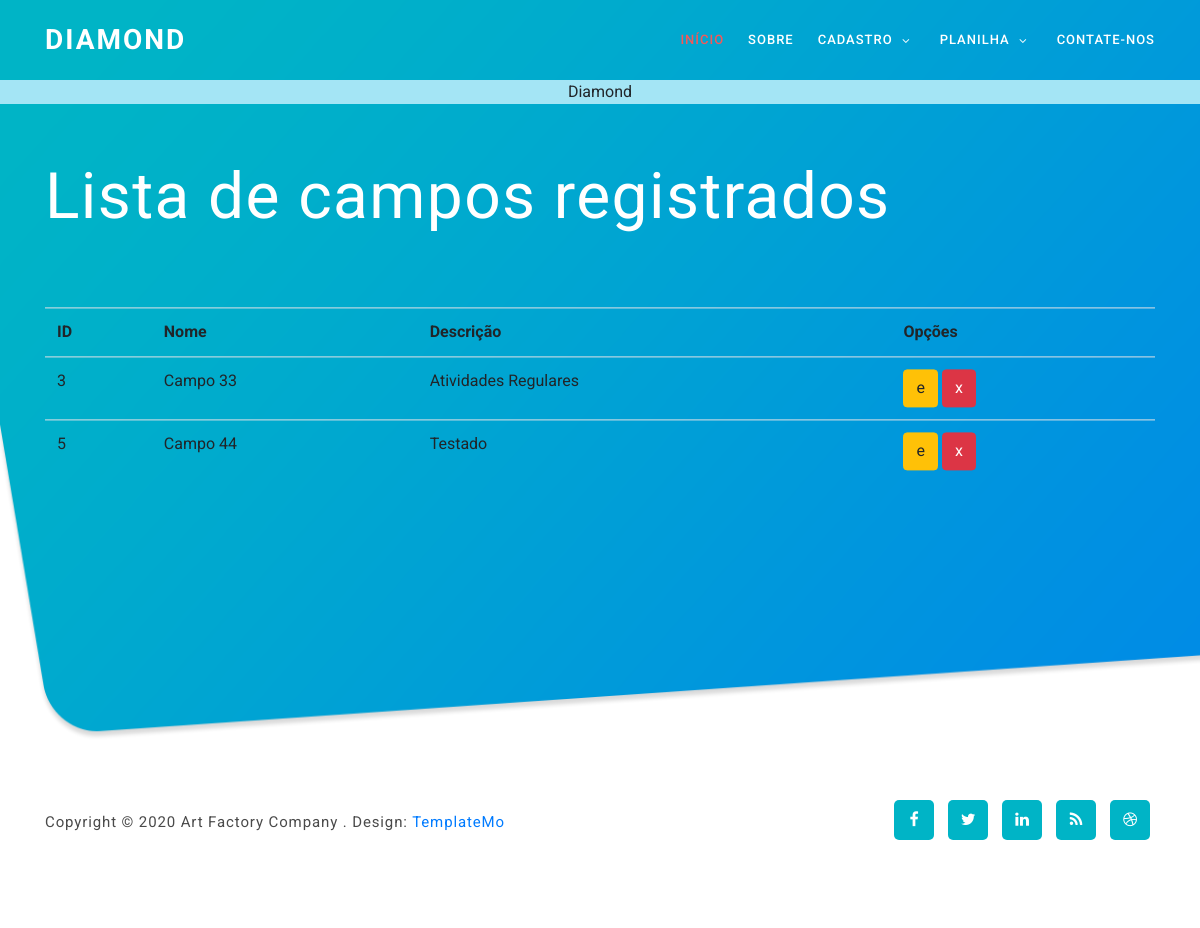
The app's page /listar/campos/, older data.
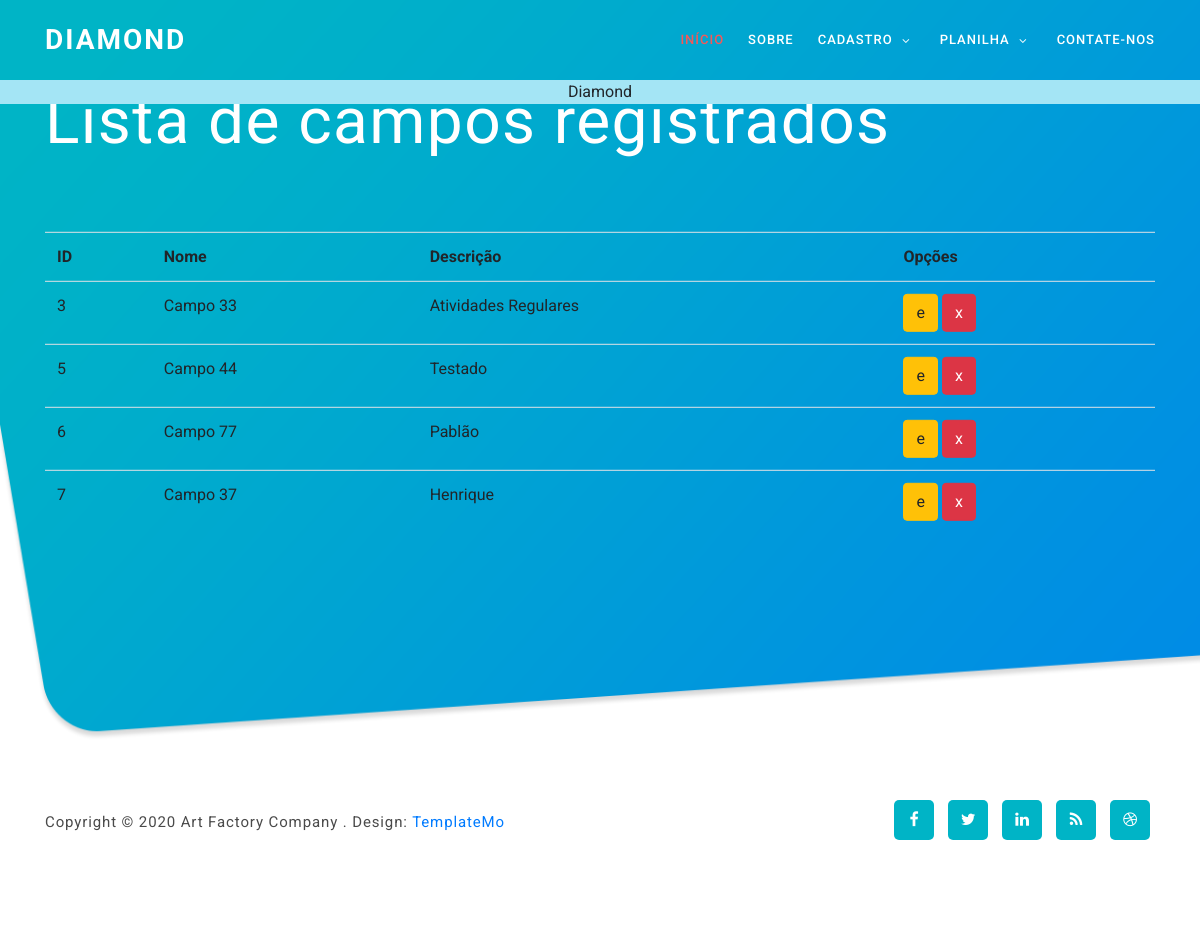
The same page, newer data.
### cadastros/models.py (models this page shows, shortened)
class Campo(models.Model):
    nome = models.CharField(max_length=50)
    descricao = models.CharField(max_length=150, verbose_name="Descrição")

### cadastros/views.py (the view)
# urls.py: path('listar/campos/', CampoList.as_view(), name='listar-campos'),
class CampoList(ListView):
    model = Campo
    template_name = 'cadastros/listas/campo.html'

### cadastros/templates/cadastros/listas/campo.html (shortened to what this page needs)
{% extends 'modelo.html' %}
{% load static %}
{% block conteudo %}
<div class="welcome-area" id="welcome" >
    <div class="header-text" style="margin-top: 0ch;">
        <div class="container">
            <h1>Lista de campos registrados</h1>
            <br>
                <table class="table table striped">
                    <tr>
                        <th>ID</th>
                        <th>Nome</th>
                        <th>Descrição</th>
                        <th>Opções</th>
                    </tr>
                    {% for campo in object_list %}
                    <tr>
                        <td>{{ campo.pk }}</td>
                        <td>{{ campo.nome }}</td>
                        <td>{{ campo.descricao }}</td>
                        <td>
                            <a href="{% url 'editar-campo' campo.pk %}" class="btn btn-warning btn-sn" title="Editar">e</a>
                            <a href="{% url 'excluir-campo' campo.pk %}" class="btn btn-danger btn-sn" title="Excluir">x</a>
                        </td>
                    </tr>
                    {% empty %}
                    <tr>
                        <td colspan="3"> Nenhum campo registrado</td>
                    </tr>
                    {% endfor %}
            </table>
        </div>
    </div>
</div>
{% endblock %}

### paginas/templates/modelo.html (shortened to what this page needs)
{% load static %}
{% load bootstrap4 %}
<!DOCTYPE html>
<html lang="pt-br">
    <head>
        {% bootstrap_css %}
      <link rel="stylesheet" href="{% static 'css/bootstrap.min.css' %}"/>
      <link rel="stylesheet" href="{% static 'css/flex-slider.css' %}"/>
      <link rel="stylesheet" href="{% static 'css/font-awesome.css' %}"/>
      <link rel="stylesheet" href="{% static 'css/owl-carousel.css' %}"/>
      <link rel="stylesheet" href="{% static 'css/templatemo-art-factory.css' %}"/>
    </head>
    <body>
      {% block menu %}
      <section class="header">
        <header class="header-area header-sticky">
          <div class="container">
              <div class="row">
                  <div class="col-12">
                      <nav class="main-nav">
                          <a href="#" class="logo">Diamond</a>
                          <ul class="nav">
                              <li class="scroll-to-section"><a href="{% url 'index' %}" class="active">Início</a></li>
                              <li class="scroll-to-section"><a href="#about">Sobre</a></li>
                              <li class="submenu">
                                  <a href="javascript:;">Cadastro</a>
                              </li>
                              <li class="submenu">
                                <a href="javascript:;">Planilha</a>
                            </li>
                              <li class="scroll-to-section"><a href="{% url 'contato' %}">Contate-Nos</a></li>
                          </ul>
                      </nav>
                  </div>
              </div>
          </div>
          <center>
            <div class="bg" id="header-secondary" style="background-color: rgb(164, 229, 245);">
                Diamond
            </div>
          </center>
      </header>
    </section>
      {% endblock %}
      {% block conteudo %}{% endblock %}
    {% block rodape %}
    <footer>
      <div class="container">
          <div class="row">
              <div class="col-lg-7 col-md-12 col-sm-12">
                  <p class="copyright">Copyright &copy; 2020 Art Factory Company
              . Design: <a rel="nofollow" href="https://templatemo.com">TemplateMo</a></p>
              </div>
              <div class="col-lg-5 col-md-12 col-sm-12">
                  <ul class="social">
                      <li><a href="#"><i class="fa fa-facebook"></i></a></li>
                      <li><a href="#"><i class="fa fa-twitter"></i></a></li>
                      <li><a href="#"><i class="fa fa-linkedin"></i></a></li>
                      <li><a href="#"><i class="fa fa-rss"></i></a></li>
                      <li><a href="#"><i class="fa fa-dribbble"></i></a></li>
                  </ul>
              </div>
          </div>
      </div>
      </footer>
      {% endblock %}
    </body>
</html>

### static/css/templatemo-art-factory.css (style rules this page uses)
html, body, div, span, applet, object, iframe, h1, h2, h3, h4, h5, h6, p, blockquote, div pre, a, abbr, acronym, address, big, cite, code, del, dfn, em, font, img, ins, kbd, q, s, samp, small, strike, strong, sub, sup, tt, var, b, u, i, center, dl, dt, dd, ol, ul, li, figure, header, nav, section, article, aside, footer, figcaption { margin: 0; padding: 0; border: 0; outline: 0; }
ul, li { padding: 0; margin: 0; list-style: none; }
header, nav, section, article, aside, footer, hgroup { display: block; }
* { box-sizing: border-box; }
html, body { font-family: "Roboto", sans-serif; font-weight: 400; background-color: #fff; font-size: 16px; -ms-text-size-adjust: 100%; -webkit-font-smoothing: antialiased; -moz-osx-font-smoothing: grayscale; }
a { text-decoration: none !important; }
h1, h2, h3, h4, h5, h6 { margin-top: 0px; margin-bottom: 0px; }
ul { margin-bottom: 0px; }
p { font-size: 15px; line-height: 25px; color: #4a4a4a; }
html, body { background: #fff; font-family: "Roboto", sans-serif; }
.header-area { position: absolute; top: 0px; left: 0px; right: 0px; z-index: 100; height: 100px; -webkit-transition: all 0.5s ease 0s; -moz-transition: all 0.5s ease 0s; -o-transition: all 0.5s ease 0s; transition: all 0.5s ease 0s; }
.header-area .main-nav { min-height: 80px; background: transparent; }
.header-area .main-nav .logo { line-height: 80px; color: #fff; font-size: 28px; font-weight: 700; text-transform: uppercase; letter-spacing: 2px; float: left; -webkit-transition: all 0.3s ease 0s; -moz-transition: all 0.3s ease 0s; -o-transition: all 0.3s ease 0s; transition: all 0.3s ease 0s; }
.header-area .main-nav .nav { float: right; margin-top: 27px; margin-left: 20px; margin-right: 0px; -webkit-transition: all 0.3s ease 0s; -moz-transition: all 0.3s ease 0s; -o-transition: all 0.3s ease 0s; transition: all 0.3s ease 0s; position: relative; z-index: 999; }
.header-area .main-nav .nav li { padding-left: 20px; padding-right: 20px; }
.header-area .main-nav .nav li:last-child { padding-right: 0px; }
.header-area .main-nav .nav li a { display: block; font-weight: 500; font-size: 13px; color: #fff; text-transform: uppercase; -webkit-transition: all 0.3s ease 0s; -moz-transition: all 0.3s ease 0s; -o-transition: all 0.3s ease 0s; transition: all 0.3s ease 0s; height: 40px; line-height: 40px; border: transparent; letter-spacing: 1px; }
.header-area .main-nav .nav li.submenu { position: relative; padding-right: 35px; }
.header-area .main-nav .nav li.submenu:after { font-family: FontAwesome; content: "\f107"; font-size: 12px; color: #fff; position: absolute; right: 18px; top: 12px; }
.header-area.header-sticky { min-height: 80px; }
.header-area.header-sticky .nav { margin-top: 20px !important; }
.header-area.header-sticky .nav li a.active { color: #f55858; }
@media (max-width: 1200px) { .header-area .main-nav .nav li { padding-left: 12px; padding-right: 12px; } }
@media (max-width: 1200px) { .header-area .main-nav:before { display: none; } }
@media (min-width: 992px) { .header-area .main-nav .nav { display: flex !important; } }
#welcome { overflow: hidden; position: relative; display: flex; align-items: center; justify-content: center; background-image: url(../images/banner-bg.png); background-repeat: no-repeat; background-size: cover; width: 100%; height: 105vh; margin-top: -10vh; }
.welcome-area .header-text { position: absolute; top: 55%; transform: translateY(-60%); text-align: left; width: 100%; }
.welcome-area .header-text h1 { font-weight: 400; font-size: 64px; line-height: 80px; letter-spacing: 1.4px; margin-bottom: 30px; color: #fff; }
footer { background-color: #fff; padding: 60px 0px; }
footer .social { overflow: hidden; text-align: right; }
footer .social li { margin: 0px 5px; display: inline-block; }
footer .social li a { color: #fff; text-align: center; background-color: #00b4c6; width: 40px; height: 40px; line-height: 40px; border-radius: 5px; display: inline-block; font-size: 16px; -webkit-transition: all 0.3s ease 0s; -moz-transition: all 0.3s ease 0s; -o-transition: all 0.3s ease 0s; transition: all 0.3s ease 0s; }
footer .copyright { margin-top: 10px; font-weight: 400; font-size: 15px; color: #4a4a4a; letter-spacing: 0.88px; text-transform: capitalize; }

Row changes from the older to the newer data that the page shows:
added Campo: pk "6", nome "Campo 77", descricao "Pablão"
added Campo: pk "7", nome "Campo 37", descricao "Henrique"
